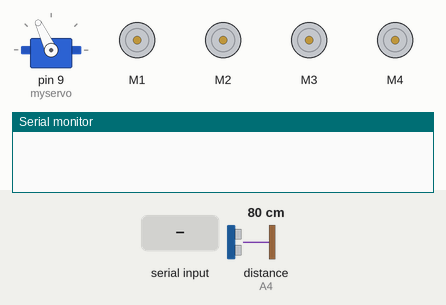
Recording of a sketch running on a simulated Arduino Uno, built with avr-gcc and run on an emulated ATmega328P. On the bench: servo, 4 × DC motor (green arrow = forward, orange = backward, longer = faster), the last lines printed to the serial monitor. The test bench sets the inputs (shaded band); at power-on: distance to the obstacle (sensor on A4) 80 cm. The echo pulse lasts 58.3 µs per cm.

Above: at 1.2 s.
1.3 s: "turn left" received over Serial
At 2.9 s:
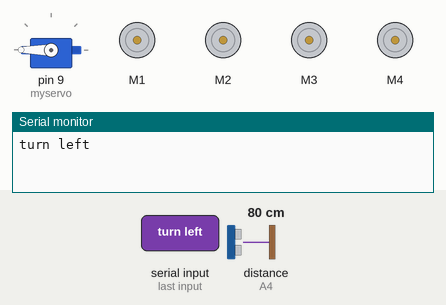
4.3 s: "turn right" received over Serial
At 5.9 s:
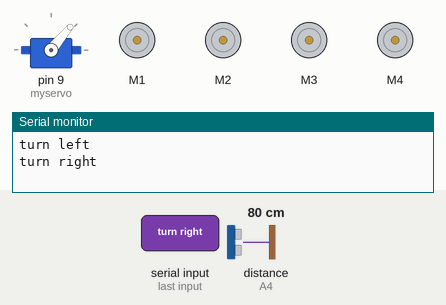
7.3 s: "left" received over Serial
At 9.9 s:
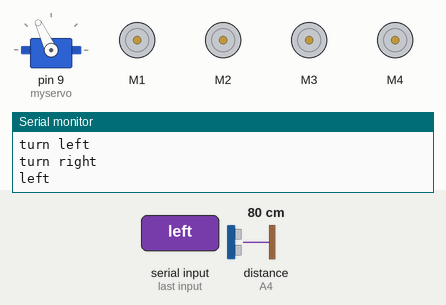
10.3 s: "move forward" received over Serial
At 12.3 s:
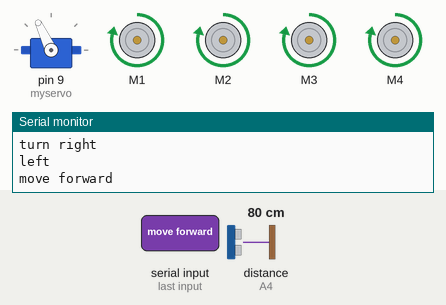
13.0 s: "right" received over Serial
At 14.6 s:
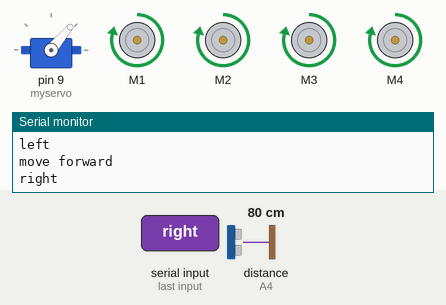
16.0 s: "turn around" received over Serial
At 18.6 s:
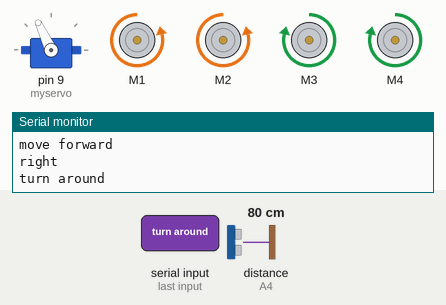
Timing chart, 0 to 22.7 s (numbered marks = the images above; inputs shaded):
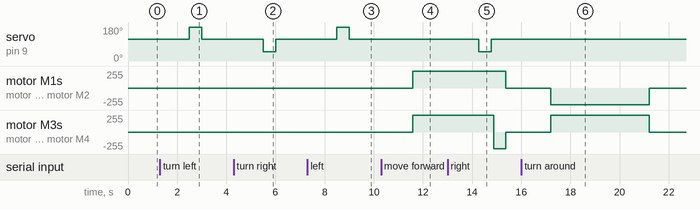

Measured:
- after the input at 1.3 s, servo on pin 9 (myservo): 115° → 180° after 1.2 s, → 115° 0.50 s later
- after the input at 4.3 s, servo on pin 9 (myservo): 115° → 50° after 1.2 s, → 115° 0.50 s later
- after the input at 7.3 s, servo on pin 9 (myservo): 115° → 180° after 1.2 s, → 115° 0.50 s later
- after the input at 10.3 s, motor M1–4: stopped → forward 248/255 after 1.3 s
- after the input at 13.0 s, servo on pin 9 (myservo): 115° → 50° after 1.3 s, → 115° 0.50 s later; motor M1, motor M2: forward 248/255 → stopped after 2.4 s; motor M3, motor M4: forward 248/255 → backward 248/255 after 1.9 s, → stopped 0.50 s later
- after the input at 16.0 s, motor M1, motor M2: stopped → backward 248/255 after 1.2 s, → stopped 4.0 s later; motor M3, motor M4: stopped → forward 248/255 after 1.2 s, → stopped 4.0 s later

The sketch:

voice_final.ino
```cpp
#include<AFMotor.h>
#include<NewPing.h>
#include<Servo.h>

#define TRIG_PIN A3
#define ECHO_PIN A4
#define MAX_DISTANCE 200
#define MAX_SPEED 250                // set speed of dc motor
int BACK_IR=2;

NewPing sonar(TRIG_PIN,ECHO_PIN,MAX_DISTANCE);

AF_DCMotor motor1(1,MOTOR12_1KHZ);
AF_DCMotor motor2(2,MOTOR12_1KHZ);
AF_DCMotor motor3(3,MOTOR34_1KHZ);
AF_DCMotor motor4(4,MOTOR34_1KHZ);
Servo myservo;
String voice;

int speedSet =0;

void setup(){
  Serial.begin(9600);
  myservo.attach(9);
  myservo.write(115);
  pinMode(BACK_IR,INPUT);
}

void loop(){
 while(Serial.available()>0){
    voice="";
    delay(100);
    voice=Serial.readString();
    delay(100);
    Serial.println(voice);
    }

    if(voice=="turn left"){
      lookLeft();
      delay(100);
      turnLeft();
      Stop();
    }
    else if(voice=="turn right"){
      lookRight();
      delay(100);
      turnRight();
      Stop();
    }
     else if(voice=="left"){
      lookLeft();
      delay(100);
      turnLeft();
      Stop();
    }
    else if(voice=="right"){
      lookRight();
      delay(100);
      turnRight();
      Stop();
    }
     else if(voice=="stop"){
      Stop();
    }
    else if(voice=="turn around"){
      turnLeft();
      delay(3500);
      Stop();
    }
    while(voice=="move forward"){
      moveForward();
      if(Serial.available()>0){
        break;
        }
    }
    while(voice=="move"){
      moveForward();
      if(Serial.available()>0){
        break;
        }
    }
   while(voice=="forward"){
      moveForward();
      if(Serial.available()>0){
        break;
        }
    }
   while(voice=="move backward"){
      moveBackward();
      if(Serial.available()>0){
        break;
        }
    }
   while(voice=="backward"){
      moveBackward();
      if(Serial.available()>0){
        break;
        }
    }
    while(voice=="backwards"){
      moveBackward();
      if(Serial.available()>0){
        break;
        }
    }
    while(voice=="back"){
      moveBackward();
      if(Serial.available()>0){
        break;
        }
    }
    voice="";

}


int lookRight(){
  myservo.write(50);
  delay(500);
  myservo.write(115);
}

int lookLeft(){
  myservo.write(180);
  delay(500);
  myservo.write(115);
}

int readPing(){
  delay(70);
  int cm = sonar.ping_cm();
  if(cm==0){
    cm = 250;
  }
  return cm;
}

void moveForward(){
  if(readPing()< 10){
    Stop();
    voice="";
  }
  else{
    motor1.run(FORWARD);
    motor2.run(FORWARD);
    motor3.run(FORWARD);
    motor4.run(FORWARD);

    for(speedSet = 0 ; speedSet < MAX_SPEED; speedSet +=2){           // slowly bring the speed up to avoid loading down the batteries too quickly
      motor1.setSpeed(speedSet);
      motor2.setSpeed(speedSet);
      motor3.setSpeed(speedSet);
      motor4.setSpeed(speedSet);
      }
    }
  }


void moveBackward(){
  int Back_IR_distance=digitalRead(BACK_IR);
  Serial.println(Back_IR_distance);
  if(Back_IR_distance==1){
    Stop();
    voice="";
  }
  else{
  motor1.run(BACKWARD);
  motor2.run(BACKWARD);
  motor3.run(BACKWARD);
  motor4.run(BACKWARD);
  for(speedSet = 0 ; speedSet < MAX_SPEED; speedSet +=2){           // slowly bring the speed up to avoid loading down the batteries too quickly
      motor1.setSpeed(speedSet);
      motor2.setSpeed(speedSet);
      motor3.setSpeed(speedSet);
      motor4.setSpeed(speedSet);

  }
    }
}


void turnRight(){
  motor1.run(FORWARD);
  motor2.run(FORWARD);
  motor3.run(BACKWARD);
  motor4.run(BACKWARD);
  delay(500);
}

void turnLeft(){
  motor1.run(BACKWARD);
  motor2.run(BACKWARD);
  motor3.run(FORWARD);
  motor4.run(FORWARD);
  delay(500);
}

void Stop(){
  motor1.run(RELEASE);
  motor2.run(RELEASE);
  motor3.run(RELEASE);
  motor4.run(RELEASE);
}
```
